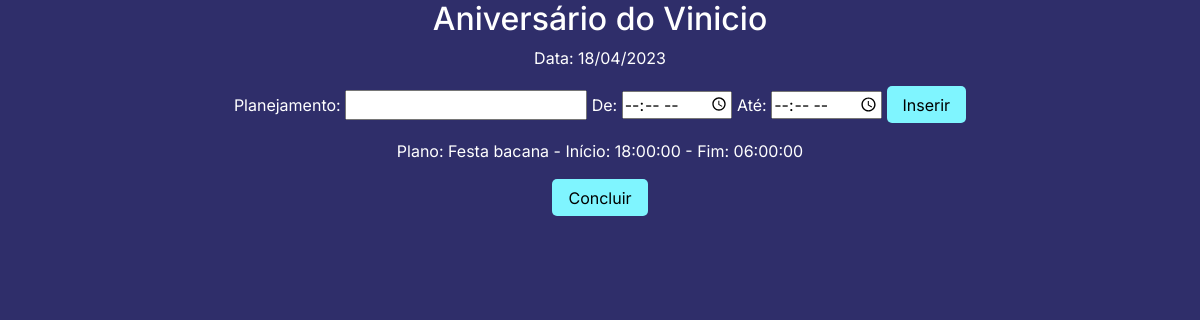
/NewPlan.php, run on the app's committed database.
### tables this page shows
CREATE TABLE `new_plan` (
  `id` int(4) NOT NULL,
  `data` date NOT NULL,
  `titulo` varchar(30) NOT NULL,
  `id_plan` int(3) NOT NULL
);

CREATE TABLE `planejamentos` (
  `id` int(4) NOT NULL,
  `planejamento` varchar(20) NOT NULL,
  `hora_de` time NOT NULL,
  `hora_ate` time NOT NULL,
  `id_plan` int(3) NOT NULL,
  `id_titulo` int(3) NOT NULL
);

### Crud.php (called while the page is built, shortened)
<?php
class Crud{
    private $connect;
    function __construct($conn)
    {
        $this->connect = $conn;
    }
    public function getAllPlan($id_tit){
        $sql = $this->connect->prepare("SELECT * FROM planejamentos WHERE id_titulo = $id_tit ORDER BY hora_de ASC");
        $sql->execute();
        return $sql->fetchAll();
    }
    public function getPlanTitle(){
        $sql = $this->connect->query("SELECT * FROM new_plan WHERE id = (SELECT MAX(id) FROM new_plan)");
        return $sql->fetchAll();
    }
}

### NewPlan.php (the view, shortened to what this page needs)
<?php
include_once('Connect.php');
include_once('Crud.php');
$obj = new Crud($conn);
$plantitle = $obj->getPlanTitle();
foreach ($plantitle as $key) {
    $id = $key["id"];
    echo "<h2>".$key["titulo"]."</h2>";
    echo "<p>Data: ".date('d/m/Y',strtotime($key['data']))."</p>";
}
?>
<!DOCTYPE html>
<html lang="PT-BR">
<head>
    <link rel='stylesheet' type='text/css' href='Bootstrap/css/estilo.css'>
<link rel='stylesheet' type='text/css' href='Bootstrap/css/bootstrap.min.css'>
</head>
<body>
	<form action="InsertPlan.php?id=<?=$id;?>" method="post">
        <label for="plan">Planejamento:</label>
        <input type="text" id="plan" name="plan">
		<label for="hora_de">De:</label>
		<input type="time" id="hora_de" name="hora_de">
        <label for="hora_ate">Até:</label>
		<input type="time" id="hora_ate" name="hora_ate">
		<input class="button" type="submit" value="Inserir">
	</form>
    <?php
    foreach ($plantitle as $key) {
        $id_tit = $key['id'];
        $plan = $obj->getAllPlan($id_tit);
        foreach ($plan as $line) {
            echo "<p>Plano: ".$line["planejamento"]." - Início: ".$line["hora_de"]." - Fim: ".$line["hora_ate"]."</p>";
        }
    }
?>
    <a href="Planejamentos.php"><button class="button" type="button">Concluir</button></a>
</body>
</html>

### NewPlan.php (style rules this page uses)
* { font-family: 'Inter', sans-serif; }
body { height: 100vh; display: flex; flex-direction: column; align-items: center; background: #2f2e6a; color: white; }
.button { border: none; background-color: #7ff5ff; padding: 0.4rem 1rem; border-radius: 5px; cursor: pointer; }

### data on the page
new_plan: titulo "Aniversário do Vinicio", data "18/04/2023"
planejamentos: planejamento "Festa bacana", hora_de "18:00:00", hora_ate "06:00:00"
